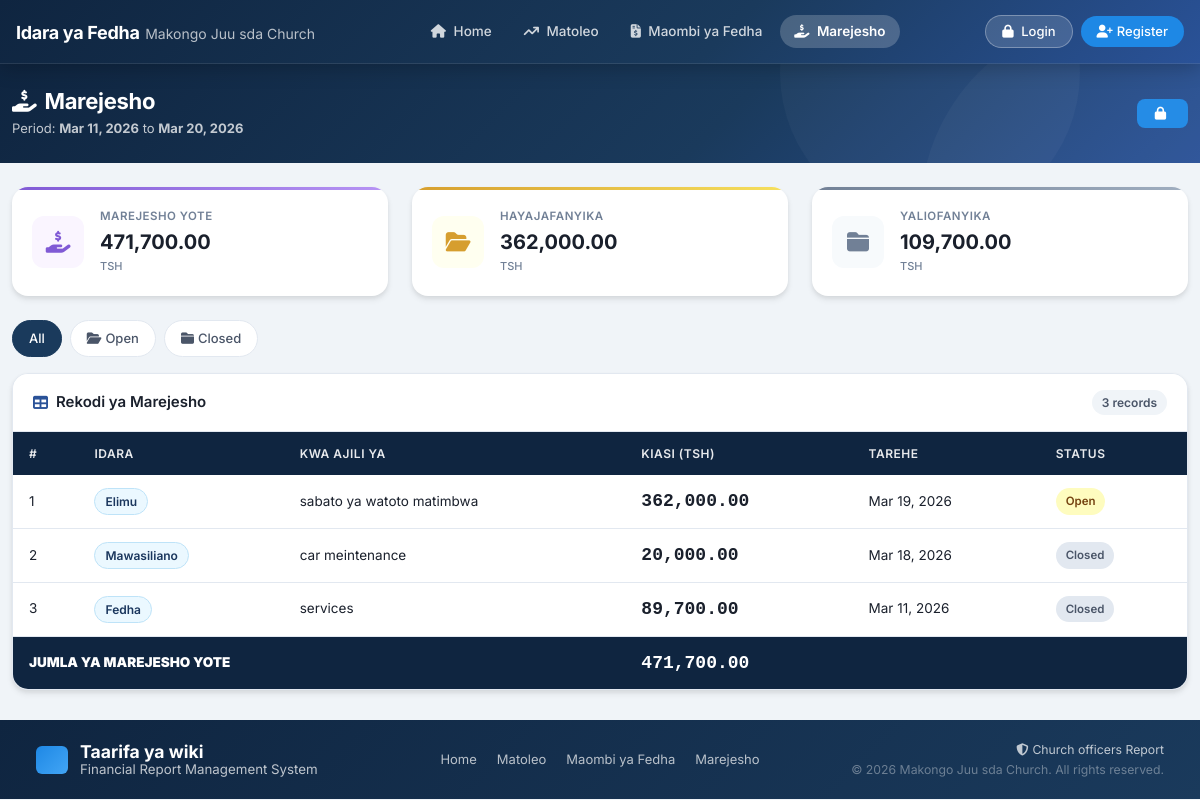
The app's page /retirement/ with its own data.
### dashboard/models.py (models this page shows, shortened)
class DefaultDateRange(models.Model):
    name = models.CharField(max_length=100, default='Default Range')
    days_back = models.IntegerField(default=14, help_text='Number of days back from today (e.g., 7 for last 7 days)')
    from_date = models.DateField(null=True, blank=True, help_text='Optional: Start date for a fixed range')
    to_date = models.DateField(null=True, blank=True, help_text='Optional: End date for a fixed range')
    is_active = models.BooleanField(default=True)
    updated_by = models.ForeignKey(User, on_delete=models.SET_NULL, null=True, blank=True)
    updated_at = models.DateTimeField(auto_now=True)
    class Meta:
        ordering = ['-updated_at']

class Retirement(models.Model):
    department = models.CharField(max_length=50, choices=DEPARTMENT_CHOICES)
    category = models.CharField(max_length=200)
    amount = models.DecimalField(max_digits=20, decimal_places=2)
    description = models.TextField(blank=True)
    status = models.CharField(max_length=10, choices=STATUS_CHOICES_RETIREMENT, default='open')
    submitted_by = models.ForeignKey(User, on_delete=models.SET_NULL, null=True, blank=True, related_name='retirements')
    date = models.DateField(default=timezone.now)
    created_at = models.DateTimeField(auto_now_add=True)
    updated_at = models.DateTimeField(auto_now=True)
    notes = models.TextField(blank=True)
    class Meta:
        ordering = ['-date', '-created_at']

### dashboard/views.py (the view)
# urls.py: path('retirement/', views.retirement_view, name='retirement'),
def retirement_view(request):
    default_from, default_to = get_default_date_range()
    date_from, date_to, department, status_filter, _ = get_active_filters(request, key='retirement', include_status=True)
    if not date_from:
        date_from = default_from
    if not date_to:
        date_to = default_to
    qs = Retirement.objects.filter(date__gte=date_from, date__lte=date_to)
    if department:
        qs = qs.filter(department=department)
    if status_filter:
        qs = qs.filter(status=status_filter)
    total_retirement = qs.aggregate(total=Sum('amount'))['total'] or 0
    total_open = qs.filter(status='open').aggregate(total=Sum('amount'))['total'] or 0
    total_closed = qs.filter(status='closed').aggregate(total=Sum('amount'))['total'] or 0
    context = {
        'retirements': qs,
        'total_retirement': total_retirement,
        'total_open': total_open,
        'total_closed': total_closed,
        'date_from': date_from,
        'date_to': date_to,
        'department': department,
        'status_filter': status_filter,
        'active_tab': 'retirement',
    }
    return render(request, 'dashboard/retirement.html', context)

### dashboard/views.py (called while the page is built)
def get_default_date_range():
    try:
        default_range = DefaultDateRange.objects.filter(is_active=True).first()
        if default_range and default_range.from_date and default_range.to_date:
            return default_range.from_date, default_range.to_date
        days = default_range.days_back if default_range else 14
    except Exception:
        days = 14
    today = date.today()
    return today - timedelta(days=days), today

### templates/dashboard/retirement.html (shortened to what this page needs)
{% extends 'base.html' %}
{% load static %}
{% block content %}
<div class="page-wrapper">
    <div class="page-header">
        <div class="container-fluid">
            <div class="row align-items-center">
                <div class="col">
                    <h1 class="page-title"><i class="fas fa-hand-holding-dollar me-2"></i>Marejesho</h1>
                    <p class="page-subtitle">Period: <strong>{{ date_from|date:"M d, Y" }}</strong> to <strong>{{ date_to|date:"M d, Y" }}</strong></p>
                </div>
                <div class="col-auto d-flex gap-2">
                    {% if user.is_authenticated %}
                    <a href="{% url 'retirement_add' %}" class="btn btn-add-main">
                        <i class="fas fa-plus me-1"></i> Add Record
                    </a>
                    {% else %}
                    <a href="{% url 'login' %}" class="btn btn-add-main">
                        <i class="fas fa-lock me-1"></i>
                    </a>
                    {% endif %}
                </div>
            </div>
        </div>
    </div>
    <div class="container-fluid py-4">
        <div class="row g-4 mb-4">
            <div class="col-6 col-md-4">
                <div class="summary-card retirement-card">
                    <div class="card-icon-wrap"><i class="fas fa-hand-holding-dollar"></i></div>
                    <div class="card-body-content">
                        <p class="card-label">Marejesho Yote</p>
                        <h3 class="card-value tsh-value">{{ total_retirement|floatformat:2 }}</h3>
                        <small class="card-currency">TSH</small>
                    </div>
                </div>
            </div>
            <div class="col-6 col-md-4">
                <div class="summary-card open-card">
                    <div class="card-icon-wrap"><i class="fas fa-folder-open"></i></div>
                    <div class="card-body-content">
                        <p class="card-label">Hayajafanyika</p>
                        <h3 class="card-value tsh-value">{{ total_open|floatformat:2 }}</h3>
                        <small class="card-currency">TSH</small>
                    </div>
                </div>
            </div>
            <div class="col-6 col-md-4">
                <div class="summary-card closed-card">
                    <div class="card-icon-wrap"><i class="fas fa-folder-closed"></i></div>
                    <div class="card-body-content">
                        <p class="card-label">Yaliofanyika</p>
                        <h3 class="card-value tsh-value">{{ total_closed|floatformat:2 }}</h3>
                        <small class="card-currency">TSH</small>
                    </div>
                </div>
            </div>
        </div>
        <div class="status-tabs mb-3">
            <a href="?date_from={{ date_from|date:'Y-m-d' }}&date_to={{ date_to|date:'Y-m-d' }}{% if department %}&department={{ department }}{% endif %}"
               class="status-tab {% if not status_filter %}active{% endif %}">All</a>
            <a href="?date_from={{ date_from|date:'Y-m-d' }}&date_to={{ date_to|date:'Y-m-d' }}&status=open{% if department %}&department={{ department }}{% endif %}"
               class="status-tab open {% if status_filter == 'open' %}active{% endif %}">
               <i class="fas fa-folder-open me-1"></i>Open</a>
            <a href="?date_from={{ date_from|date:'Y-m-d' }}&date_to={{ date_to|date:'Y-m-d' }}&status=closed{% if department %}&department={{ department }}{% endif %}"
               class="status-tab closed {% if status_filter == 'closed' %}active{% endif %}">
               <i class="fas fa-folder-closed me-1"></i>Closed</a>
        </div>
        <div class="content-card">
            <div class="content-card-header">
                <h5><i class="fas fa-table me-2"></i>Rekodi ya Marejesho</h5>
                <span class="badge-count">{{ retirements|length }} records</span>
            </div>
            <div class="content-card-body p-0">
                <div class="table-responsive">
                    <table class="data-table">
                        <thead>
                            <tr>
                                <th>#</th>
                                <th>Idara</th>
                                <th>Kwa ajili ya</th>
                                <th>Kiasi (TSH)</th>
                                <th>Tarehe</th>
                                <th>Status</th>
                            </tr>
                        </thead>
                        <tbody>
                            {% for retirement in retirements %}
                            <tr class="table-row-clickable">
                                <td>{{ forloop.counter }}</td>
                                <td><span class="dept-badge">{{ retirement.get_department_display }}</span></td>
                                <td>{{ retirement.category }}</td>
                                <td class="amount-cell tsh-value">{{ retirement.amount|floatformat:2 }}</td>
                                <td>{{ retirement.date|date:"M d, Y" }}</td>
                                <td>
                                    <span class="status-badge status-ret-{{ retirement.status }}">
                                        {% if retirement.status == 'closed' %}Closed
                                        {% else %}Open
                                        {% endif %}
                                    </span>
                                </td>
                            </tr>
                            {% endfor %}
                        </tbody>
                        {% if retirements %}
                        <tfoot>
                            {% if user.is_authenticated and user.profile.role != 'customer' %}
                            <tr class="table-total-row">
                                <td colspan="3"><strong>TOTAL</strong></td>
                                <td class="amount-cell tsh-value"><strong>{{ total_retirement|floatformat:2 }}</strong></td>
                                <td></td>
                                <td></td>
                                <td></td>
                            </tr>
                            {% else %}
                            <tr class="table-total-row">
                                <td colspan="3"><strong>JUMLA YA MAREJESHO YOTE</strong></td>
                                <td class="amount-cell tsh-value"><strong>{{ total_retirement|floatformat:2 }}</strong></td>
                                <td></td>
                                <td></td>
                            </tr>
                            {% endif %}
                        </tfoot>
                        {% endif %}
                    </table>
                </div>
            </div>
        </div>
    </div>
</div>
{% endblock %}

### templates/dashboard/retirement.html (style rules this page uses)
.data-table .amount-cell { font-size: 0.75rem; font-weight: bold; font-weight: 650; }

### records on screen
DefaultDateRange: from_date "Mar 11, 2026", to_date "Mar 20, 2026"
Retirement: department "Elimu", category "sabato ya watoto matimbwa", amount "362,000.00", date "Mar 19, 2026", status "Open"
Retirement: department "Mawasiliano", category "car meintenance", amount "20,000.00", date "Mar 18, 2026", status "Closed"
Retirement: department "Fedha", category "services", amount "89,700.00", date "Mar 11, 2026", status "Closed"

### other values on screen
{{ total_retirement|floatformat:2 }} "471,700.00"
{{ total_open|floatformat:2 }} "362,000.00"
{{ total_closed|floatformat:2 }} "109,700.00"
{{ retirements|length }} "3"
